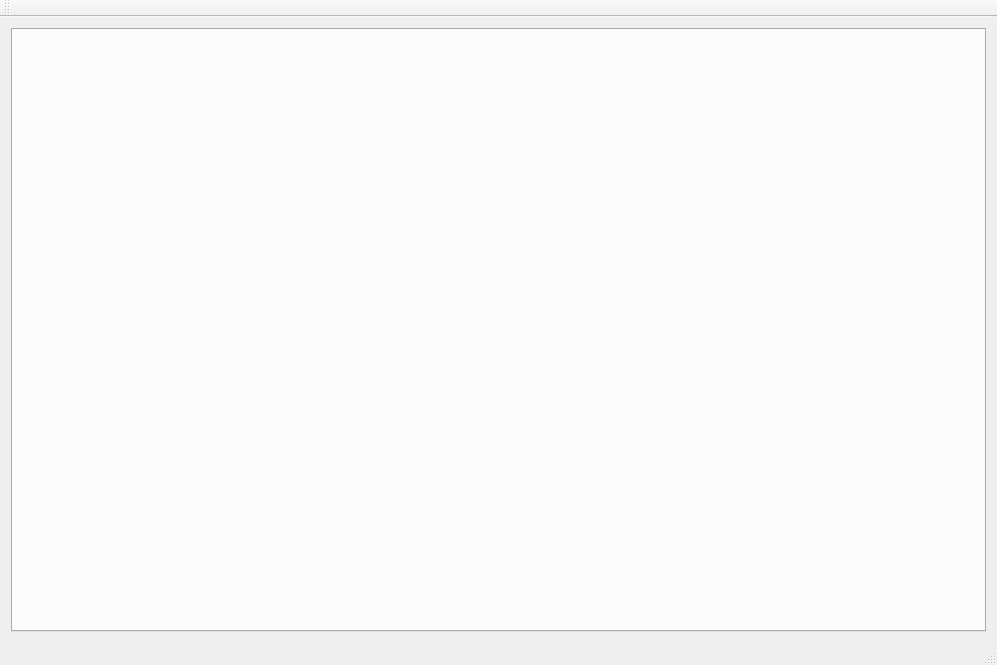
<?xml version="1.0" encoding="UTF-8"?>
<ui version="4.0">
 <class>MainWindow</class>
 <widget class="QMainWindow" name="MainWindow">
  <property name="geometry">
   <rect>
    <x>0</x>
    <y>0</y>
    <width>997</width>
    <height>665</height>
   </rect>
  </property>
  <property name="windowTitle">
   <string>MainWindow</string>
  </property>
  <widget class="QWidget" name="centralWidget">
   <layout class="QVBoxLayout" name="verticalLayout">
    <item>
     <widget class="QTabWidget" name="tabWidget"/>
    </item>
   </layout>
  </widget>
  <widget class="QMenuBar" name="menuBar">
   <property name="geometry">
    <rect>
     <x>0</x>
     <y>0</y>
     <width>997</width>
     <height>23</height>
    </rect>
   </property>
  </widget>
  <widget class="QToolBar" name="mainToolBar">
   <attribute name="toolBarArea">
    <enum>TopToolBarArea</enum>
   </attribute>
   <attribute name="toolBarBreak">
    <bool>false</bool>
   </attribute>
  </widget>
  <widget class="QStatusBar" name="statusBar"/>
 </widget>
 <layoutdefault spacing="6" margin="11"/>
 <resources/>
 <connections/>
</ui>
